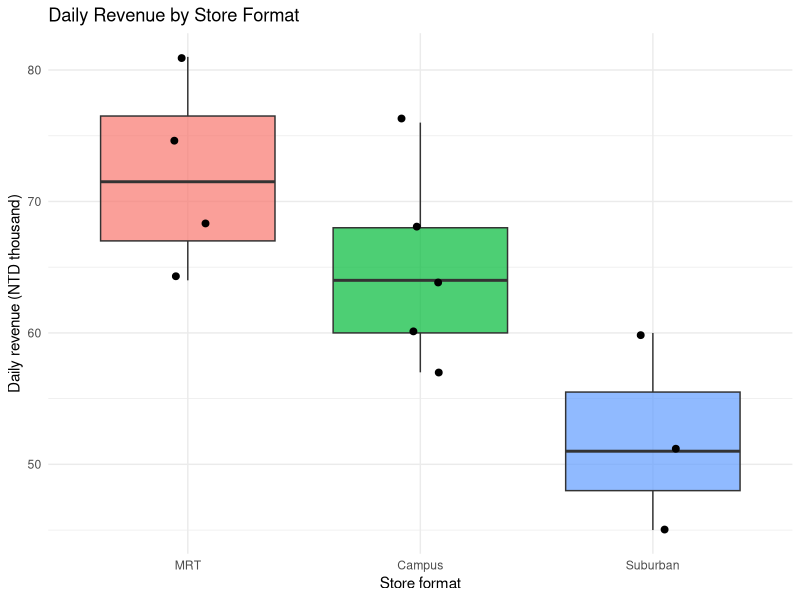
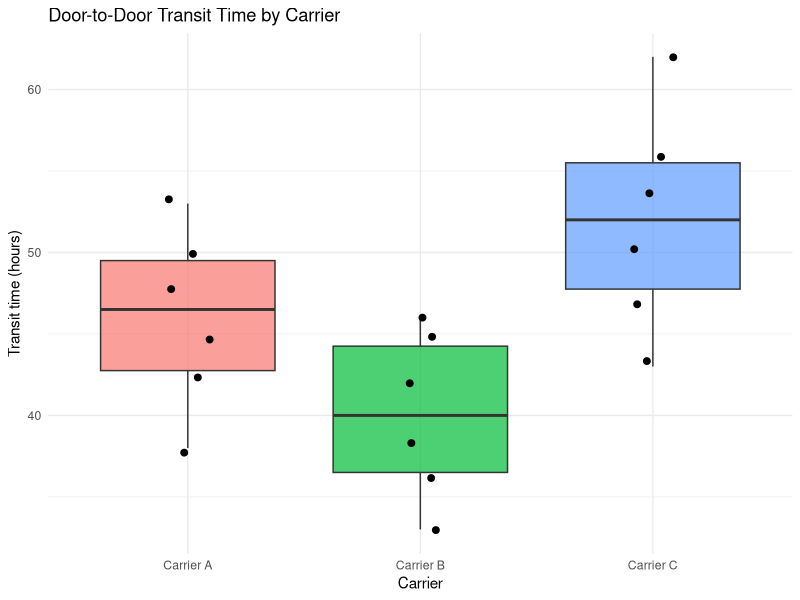
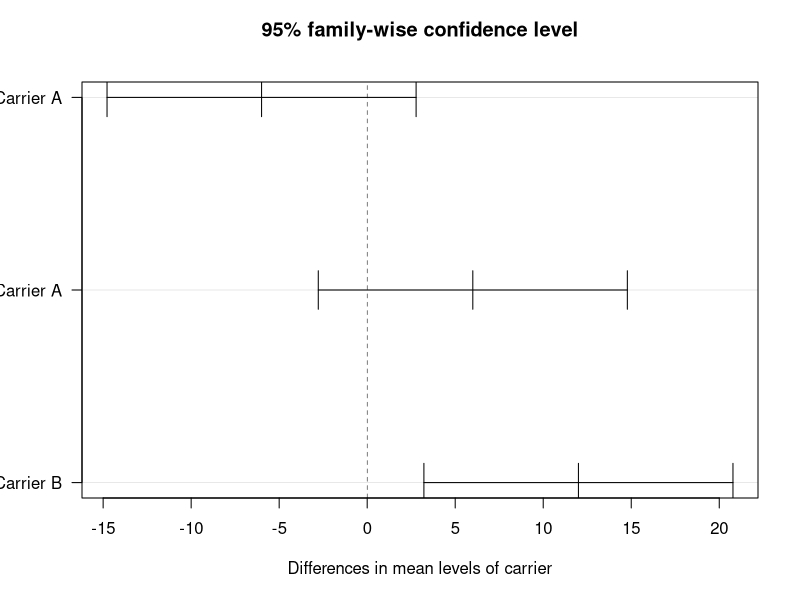
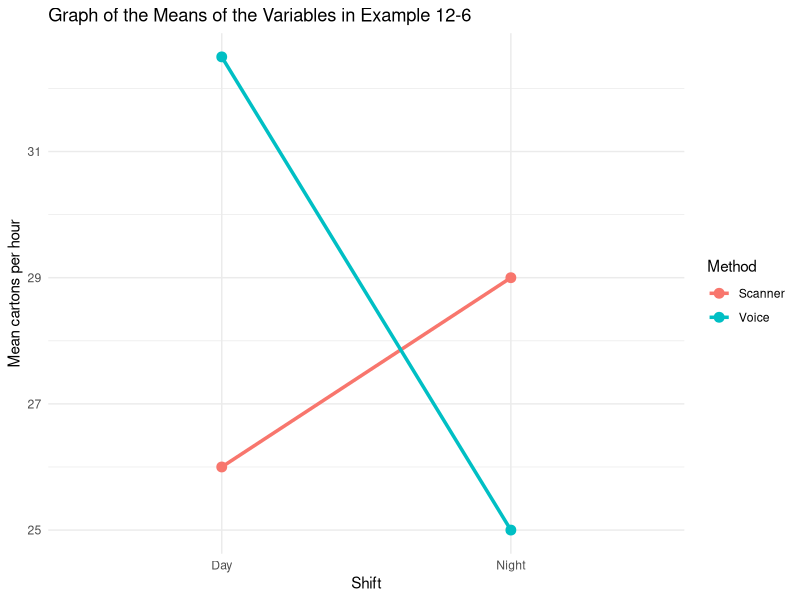
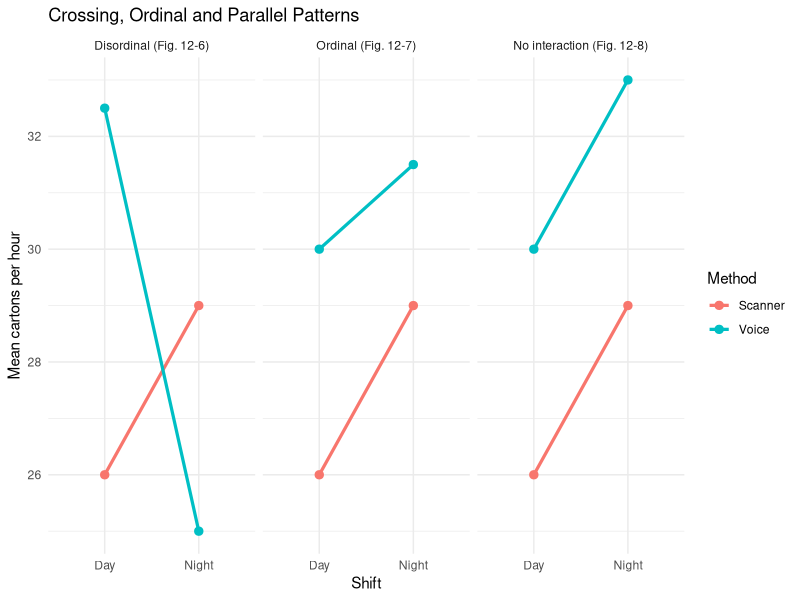

These figures' R source, in order:
## ---- chunk 1
library(tidyverse)
library(ggplot2)
knitr::opts_chunk$set(echo = TRUE, warning = FALSE, message = FALSE)
## ---- chunk 2
qf(0.95, df1 = 2, df2 = 9)   # Table A-7 rounds this value to 4.26
## ---- chunk 3
mrt_kiosks <- c(81, 75, 68, 64)
campus     <- c(76, 68, 64, 60, 57)
suburban   <- c(60, 51, 45)

revenue <- data.frame(
  daily_revenue = c(mrt_kiosks, campus, suburban),
  store_format  = factor(rep(c("MRT", "Campus", "Suburban"), c(4, 5, 3)),
                         levels = c("MRT", "Campus", "Suburban"))
)

format_stats <- revenue |>
  group_by(store_format) |>
  summarise(n = n(), mean = mean(daily_revenue), variance = var(daily_revenue))

knitr::kable(format_stats, align = "c", digits = 3)

grand_mean <- mean(revenue$daily_revenue)
grand_mean
## ---- chunk 4
between_var <- sum(format_stats$n * (format_stats$mean - grand_mean)^2) / (3 - 1)
within_var  <- sum((format_stats$n - 1) * format_stats$variance) / (12 - 3)
round(c(between = between_var, within = within_var, F = between_var / within_var), 3)

revenue_aov <- aov(daily_revenue ~ store_format, data = revenue)
anova(revenue_aov)[["Mean Sq"]]   # aov reproduces the same two estimates
## ---- chunk 5
summary(revenue_aov)
## ---- chunk 6
round(summary(revenue_aov)[[1]][["Pr(>F)"]][1], 4)
## ---- chunk 7
ggplot(revenue, aes(x = store_format, y = daily_revenue, fill = store_format)) +
  geom_boxplot(alpha = 0.7) +
  geom_jitter(width = 0.1, size = 2) +
  labs(title = "Daily Revenue by Store Format",
       x = "Store format", y = "Daily revenue (NTD thousand)") +
  theme_minimal() +
  theme(legend.position = "none")
## ---- chunk 8
qf(0.95, df1 = 2, df2 = 15)   # Table A-7 rounds this value to 3.68
## ---- chunk 9
carrier_a <- c(53, 50, 48, 45, 42, 38)
carrier_b <- c(46, 45, 42, 38, 36, 33)
carrier_c <- c(62, 56, 54, 50, 47, 43)

transit <- data.frame(
  transit_hours = c(carrier_a, carrier_b, carrier_c),
  carrier = factor(rep(c("Carrier A", "Carrier B", "Carrier C"), each = 6))
)

carrier_stats <- transit |>
  group_by(carrier) |>
  summarise(n = n(), mean = mean(transit_hours), variance = var(transit_hours))

knitr::kable(carrier_stats, align = "c", digits = 2)

transit_grand_mean <- mean(transit$transit_hours)
transit_grand_mean
## ---- chunk 10
transit_between_var <- sum(carrier_stats$n *
                             (carrier_stats$mean - transit_grand_mean)^2) / (3 - 1)
transit_within_var  <- sum((carrier_stats$n - 1) * carrier_stats$variance) / (18 - 3)
round(c(between = transit_between_var, within = transit_within_var,
        F = transit_between_var / transit_within_var), 3)
transit_aov <- aov(transit_hours ~ carrier, data = transit)
anova(transit_aov)[["Mean Sq"]]   # aov reproduces the same two estimates
## ---- chunk 11
summary(transit_aov)
## ---- chunk 12
ggplot(transit, aes(x = carrier, y = transit_hours, fill = carrier)) +
  geom_boxplot(alpha = 0.7) +
  geom_jitter(width = 0.1, size = 2) +
  labs(title = "Door-to-Door Transit Time by Carrier",
       x = "Carrier", y = "Transit time (hours)") +
  theme_minimal() +
  theme(legend.position = "none")
## ---- chunk 13
scheffe_f <- function(i, j) {
  mean_gap <- format_stats$mean[i] - format_stats$mean[j]
  mean_gap^2 / (within_var * (1 / format_stats$n[i] + 1 / format_stats$n[j]))
}

scheffe_cv <- (3 - 1) * qf(0.95, df1 = 2, df2 = 9)

data.frame(
  comparison = c("MRT vs Campus", "MRT vs Suburban", "Campus vs Suburban"),
  Fs = round(c(scheffe_f(1, 2), scheffe_f(1, 3), scheffe_f(2, 3)), 3)
) |>
  mutate(decision = if_else(Fs > scheffe_cv, "significant", "not significant")) |>
  knitr::kable(align = "c")

round(scheffe_cv, 3)
## ---- chunk 14
tukey_q <- function(i, j) {
  (carrier_stats$mean[i] - carrier_stats$mean[j]) / sqrt(transit_within_var / 6)
}

data.frame(
  comparison = c("A vs B", "A vs C", "B vs C"),
  q = round(c(tukey_q(1, 2), tukey_q(1, 3), tukey_q(2, 3)), 3)
) |>
  knitr::kable(align = "c")

round(qtukey(0.95, nmeans = 3, df = 15), 3)   # Table A-9 rounds this value to 3.67
## ---- chunk 15
transit_tukey <- TukeyHSD(transit_aov)
transit_tukey
## ---- chunk 16
plot(transit_tukey, las = 1)
## ---- chunk 17
bonferroni_t <- function(i, j) {
  mean_gap <- format_stats$mean[i] - format_stats$mean[j]
  mean_gap / sqrt(within_var * (1 / format_stats$n[i] + 1 / format_stats$n[j]))
}

t_values <- c(bonferroni_t(1, 2), bonferroni_t(1, 3), bonferroni_t(2, 3))
p_values <- 2 * pt(-abs(t_values), df = 9)

data.frame(
  comparison = c("MRT vs Campus", "MRT vs Suburban", "Campus vs Suburban"),
  t          = round(t_values, 3),
  p_single   = round(p_values, 4),
  p_adjusted = round(pmin(1, 3 * p_values), 4)
) |>
  knitr::kable(align = "c")
## ---- chunk 18
pairwise.t.test(revenue$daily_revenue, revenue$store_format,
                p.adjust.method = "bonferroni")
## ---- chunk 19
round(qf(0.95, df1 = 1, df2 = 4), 2)   # Table A-7 gives 7.71
## ---- chunk 20
picking <- data.frame(
  cartons_per_hour = c(26.6, 25.4, 29.7, 28.3, 33.1, 31.9, 25.7, 24.3),
  method = factor(rep(c("Scanner", "Voice"), each = 4),
                  levels = c("Scanner", "Voice")),
  shift  = factor(rep(c("Day", "Day", "Night", "Night"), 2),
                  levels = c("Day", "Night"))
)

picking_aov <- aov(cartons_per_hour ~ method * shift, data = picking)
summary(picking_aov)
## ---- chunk 21
cell_means <- picking |>
  group_by(method, shift) |>
  summarise(mean_rate = mean(cartons_per_hour), .groups = "drop")

knitr::kable(cell_means, align = "c", digits = 2)
## ---- chunk 22
ggplot(cell_means, aes(x = shift, y = mean_rate,
                       color = method, group = method)) +
  geom_line(linewidth = 1.2) +
  geom_point(size = 3) +
  labs(title = "Graph of the Means of the Variables in Example 12-6",
       x = "Shift", y = "Mean cartons per hour", color = "Method") +
  theme_minimal()
## ---- chunk 23
patterns <- data.frame(
  pattern = rep(c("Disordinal (Fig. 12-6)",
                  "Ordinal (Fig. 12-7)",
                  "No interaction (Fig. 12-8)"), each = 4),
  method  = rep(rep(c("Scanner", "Voice"), each = 2), 3),
  shift   = rep(c("Day", "Night"), 6),
  mean_rate = c(26.0, 29.0, 32.5, 25.0,
                26.0, 29.0, 30.0, 31.5,
                26.0, 29.0, 30.0, 33.0)
) |>
  mutate(pattern = factor(pattern, levels = unique(pattern)),
         shift   = factor(shift, levels = c("Day", "Night")))
## ---- chunk 24
ggplot(patterns, aes(x = shift, y = mean_rate, color = method, group = method)) +
  geom_line(linewidth = 1.1) +
  geom_point(size = 2.5) +
  facet_wrap(~ pattern) +
  labs(title = "Crossing, Ordinal and Parallel Patterns",
       x = "Shift", y = "Mean cartons per hour", color = "Method") +
  theme_minimal()
